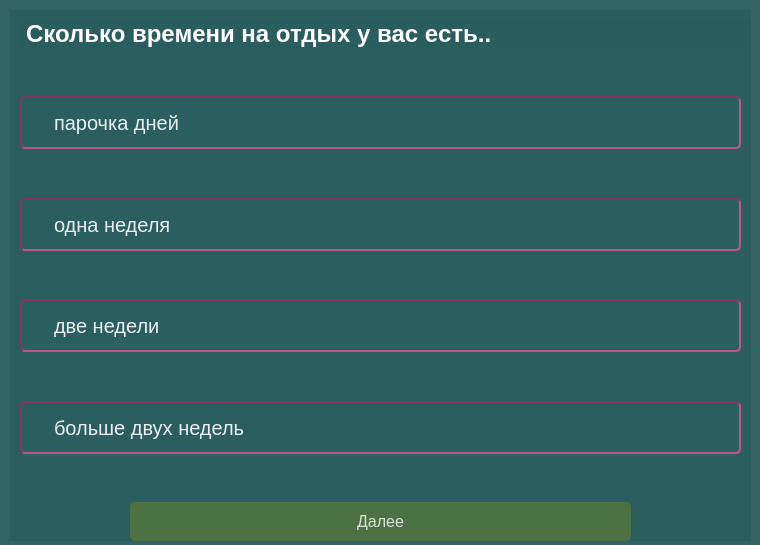
<?xml version="1.0" encoding="UTF-8"?>
<ui version="4.0">
 <class>Step_1_of_10</class>
 <widget class="QWidget" name="Step_1_of_10">
  <property name="geometry">
   <rect>
    <x>0</x>
    <y>0</y>
    <width>760</width>
    <height>545</height>
   </rect>
  </property>
  <property name="windowTitle">
   <string>Form</string>
  </property>
  <property name="styleSheet">
   <string notr="true">background-color: rgba(41, 92, 92, 200)</string>
  </property>
  <widget class="QWidget" name="gridLayoutWidget">
   <property name="geometry">
    <rect>
     <x>10</x>
     <y>10</y>
     <width>741</width>
     <height>531</height>
    </rect>
   </property>
   <layout class="QGridLayout" name="gridLayout">
    <item row="0" column="0">
     <widget class="QLabel" name="label">
      <property name="styleSheet">
       <string notr="true">QLabel {
font-family: 'Arial' 'Optima';
font: bold;
font-size: 18pt;
color: rgba(255, 255, 255, 255);
margin-left: 10px;
margin-top: 10 px;
}</string>
      </property>
      <property name="text">
       <string>Сколько времени на отдых у вас есть..</string>
      </property>
     </widget>
    </item>
    <item row="5" column="0">
     <spacer name="verticalSpacer_3">
      <property name="orientation">
       <enum>Qt::Vertical</enum>
      </property>
      <property name="sizeHint" stdset="0">
       <size>
        <width>20</width>
        <height>40</height>
       </size>
      </property>
     </spacer>
    </item>
    <item row="7" column="0">
     <spacer name="verticalSpacer_4">
      <property name="orientation">
       <enum>Qt::Vertical</enum>
      </property>
      <property name="sizeHint" stdset="0">
       <size>
        <width>20</width>
        <height>40</height>
       </size>
      </property>
     </spacer>
    </item>
    <item row="4" column="0">
     <widget class="QRadioButton" name="winter">
      <property name="styleSheet">
       <string notr="true">QRadioButton {
background-color: rgba(0,0, 0, 0);
border: 2px solid rgba(127, 57, 91, 255);
border-style: inset;
border-radius: 5px;
padding: 12px;
font-size: 15pt;
color: rgba(255, 255, 255, 230);
margin-left: 10px;
margin-right: 10px;
}

QRadioButton:hover {
background-color: qconicalgradient(cx:0.431909, cy:1, angle:270.1, stop:0 rgba(0, 0, 0, 255), stop:0.39548 rgba(191, 112, 151, 100));
}</string>
      </property>
      <property name="text">
       <string>одна неделя</string>
      </property>
     </widget>
    </item>
    <item row="1" column="0">
     <spacer name="verticalSpacer">
      <property name="orientation">
       <enum>Qt::Vertical</enum>
      </property>
      <property name="sizeHint" stdset="0">
       <size>
        <width>20</width>
        <height>40</height>
       </size>
      </property>
     </spacer>
    </item>
    <item row="3" column="0">
     <spacer name="verticalSpacer_2">
      <property name="orientation">
       <enum>Qt::Vertical</enum>
      </property>
      <property name="sizeHint" stdset="0">
       <size>
        <width>20</width>
        <height>40</height>
       </size>
      </property>
     </spacer>
    </item>
    <item row="8" column="0">
     <widget class="QRadioButton" name="radioButton">
      <property name="styleSheet">
       <string notr="true">QRadioButton {
background-color: rgba(0,0, 0, 0);
border: 2px solid rgba(127, 57, 91, 255);
border-style: inset;
border-radius: 5px;
padding: 12px;
font-size: 15pt;
color: rgba(255, 255, 255, 230);
margin-left: 10px;
margin-right: 10px;
}

QRadioButton:hover {
background-color: qconicalgradient(cx:0.431909, cy:1, angle:270.1, stop:0 rgba(0, 0, 0, 255), stop:0.39548 rgba(191, 112, 151, 100));
}</string>
      </property>
      <property name="text">
       <string>больше двух недель</string>
      </property>
     </widget>
    </item>
    <item row="2" column="0">
     <widget class="QRadioButton" name="summer">
      <property name="styleSheet">
       <string notr="true">QRadioButton {
background-color: rgba(0,0, 0, 0);
border: 2px solid rgba(127, 57, 91, 255);
border-style: inset;
border-radius: 5px;
padding: 12px;
font-size: 15pt;
color: rgba(255, 255, 255, 230);
margin-left: 10px;
margin-right: 10px;
}

QRadioButton:hover {
background-color: qconicalgradient(cx:0.431909, cy:1, angle:270.1, stop:0 rgba(0, 0, 0, 255), stop:0.39548 rgba(191, 112, 151, 100));
}</string>
      </property>
      <property name="text">
       <string>парочка дней</string>
      </property>
     </widget>
    </item>
    <item row="6" column="0">
     <widget class="QRadioButton" name="autmn_spirng">
      <property name="styleSheet">
       <string notr="true">QRadioButton {
background-color: rgba(0,0, 0, 0);
border: 2px solid rgba(127, 57, 91, 255);
border-style: inset;
border-radius: 5px;
padding: 12px;
font-size: 15pt;
color: rgba(255, 255, 255, 230);
margin-left: 10px;
margin-right: 10px;
}

QRadioButton:hover {
background-color: qconicalgradient(cx:0.431909, cy:1, angle:270.1, stop:0 rgba(0, 0, 0, 255), stop:0.39548 rgba(191, 112, 151, 100));
}</string>
      </property>
      <property name="text">
       <string>две недели</string>
      </property>
     </widget>
    </item>
    <item row="9" column="0">
     <spacer name="verticalSpacer_5">
      <property name="orientation">
       <enum>Qt::Vertical</enum>
      </property>
      <property name="sizeHint" stdset="0">
       <size>
        <width>20</width>
        <height>40</height>
       </size>
      </property>
     </spacer>
    </item>
    <item row="10" column="0">
     <widget class="QPushButton" name="pushButton">
      <property name="styleSheet">
       <string notr="true">QPushButton {
background-color: rgba(127, 143, 24, 100);
border-radius: 5px;
padding: 10px;
font-size: 12pt;
color: rgba(255, 255, 255, 200);
margin-left: 120px;
margin-right: 120px;
}
QPushButton:hover {
background-color: rgba(127, 143, 24, 200);
}</string>
      </property>
      <property name="text">
       <string>Далее</string>
      </property>
     </widget>
    </item>
   </layout>
  </widget>
 </widget>
 <resources/>
 <connections/>
</ui>
